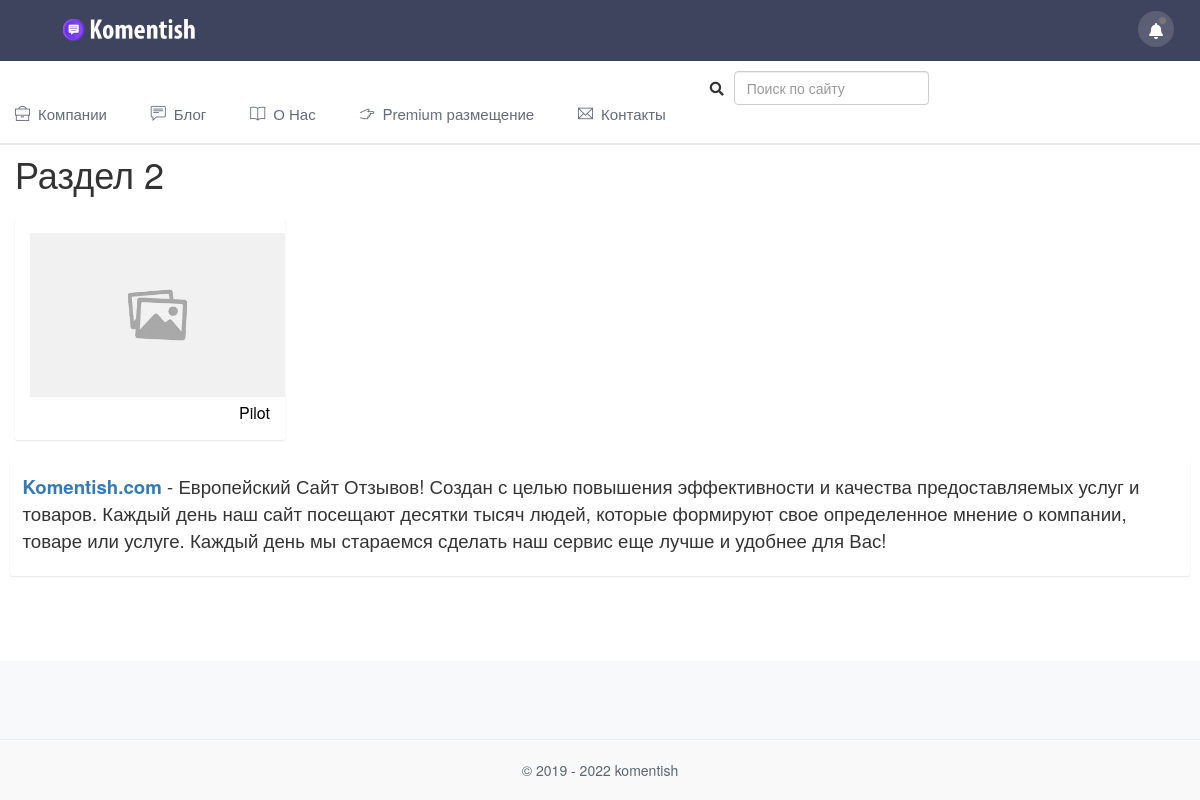
Page /divorced/2/Раздел-2 on the committed database.
### models.py (models this page shows, shortened)
class Divorced(db.Model):
    id = db.Column(db.Integer, primary_key=True)
    title = db.Column(db.String(160))
    image = db.Column(db.String(100), nullable=True)
    slug = db.Column(db.String(140), unique=True)
    companys = db.relationship("Company", backref=db.backref('divorced'))

class Company(db.Model):
    id = db.Column(db.Integer, primary_key=True)
    title = db.Column(db.String(160))
    image = db.Column(db.String(100), nullable=True)
    slug = db.Column(db.String(140), unique=True)
    href = db.Column(db.String(100), nullable=True)
    content = db.Column(db.Text)
    map = db.Column(db.Text)
    comments = db.relationship("Comments", backref=db.backref('company'))
    divorced_id = db.Column(db.Integer, db.ForeignKey('divorced.id'), nullable=False)

### view.py (the view)
@app.route('/divorced/<int:id>/<slug>')
def divorced_detail(id, slug):
    divorced = Divorced.query.filter(Divorced.slug == slug).first()
    divorced_f = Divorced.query.filter(Divorced.id == id).first()
    return render_template('divorced_detail.html', divorced_f=divorced_f, divorced=divorced)

### templates/divorced_detail.html (shortened to what this page needs)
{% extends 'base.html' %}
{% block content %}
            <div class="row">
                <div class="col-sm-12">
                    <div class="page-title-box">
                        <div class="row align-items-center">
                            <div class="col-md-8">
                                <h1 class="page-title m-0"> {{ divorced.title }}</h1>
                            </div>
                        </div>
                    </div>
                </div>
            </div>
            <div class="row">
            {% for i in divorced_f.companys|sort(attribute='id', reverse = True) %}
                 <div class="col-sm-6 col-xl-3">
                    <div class="card">
                        <div class="card-heading p-4">
                            <div>
                               <a href="{{ url_for('company', slug=i.slug, id=i.id) }}"><img src="{{ url_for('static', filename=i.image) }}" alt="{{ i.title }}" width="255"/></a>
                                <div class="float-right">
                                    <p class="text-muted mb-0 mt-2" style="font-size:16px; color:#000!important;">{{ i.title }}</p>
                                </div>
                            </div>
                        </div>
                    </div>
                </div>
            {% endfor %}
            </div>
            <div class="row">
                <div class="col-xl-12">
                    <div class="card">
                        <div class="card-body">
							<p><span style="font-size: 14pt;"><strong><a href="https://komentish.com/">Komentish.com</a></strong> - Европейский Сайт Отзывов! Создан с целью повышения эффективности и качества предоставляемых услуг и товаров. Каждый день наш сайт посещают десятки тысяч людей, которые формируют свое определенное мнение о компании, товаре или услуге. Каждый день мы стараемся сделать наш сервис еще лучше и удобнее для Вас!</span></p>
                        </div>
                    </div>
                </div>
            </div>
{% endblock %}

### static/assets/css/style.css (style rules this page uses)
body { background: #f8f9fa; font-family: "Nunito", sans-serif; margin: 0; font-size: 14px; }
html { overflow-x: hidden; position: relative; min-height: 100%; background: #f8f9fa; }
h1, h2, h3, h4, h5, h6 { color: #3e445e; font-weight: bold; margin: 10px 0; }
h1 { line-height: 43px; font-size: 36px; }
* { outline: none !important; }
.row { margin-right: -10px; margin-left: -10px; }
.col, .col-1, .col-10, .col-11, .col-12, .col-2, .col-3, .col-4, .col-5, .col-6, .col-7, .col-8, .col-9, .col-auto, .col-lg, .col-lg-1, .col-lg-10, .col-lg-11, .col-lg-12, .col-lg-2, .col-lg-3, .col-lg-4, .col-lg-5, .col-lg-6, .col-lg-7, .col-lg-8, .col-lg-9, .col-lg-auto, .col-md, .col-md-1, .col-md-10, .col-md-11, .col-md-12, .col-md-2, .col-md-3, .col-md-4, .col-md-5, .col-md-6, .col-md-7, .col-md-8, .col-md-9, .col-md-auto, .col-sm, .col-sm-1, .col-sm-10, .col-sm-11, .col-sm-12, .col-sm-2, .col-sm-3, .col-sm-4, .col-sm-5, .col-sm-6, .col-sm-7, .col-sm-8, .col-sm-9, .col-sm-auto, .col-xl, .col-xl-1, .col-xl-10, .col-xl-11, .col-xl-12, .col-xl-2, .col-xl-3, .col-xl-4, .col-xl-5, .col-xl-6, .col-xl-7, .col-xl-8, .col-xl-9, .col-xl-auto { padding-left: 10px; padding-right: 10px; }
.text-muted { color: #a5a7b2 !important; }
.m-0 { margin: 0px !important; }
.card { border: none; -webkit-box-shadow: 0px 1px 2px 0px rgba(0, 0, 0, 0.1); box-shadow: 0px 1px 2px 0px rgba(0, 0, 0, 0.1); margin-bottom: 20px; }
.card .card-heading { border: none !important; padding: 10px 20px; }
body { padding-bottom: 65px; }
.page-title-box { padding: 24px 0px; }

### rows in the picture
Divorced: title "Раздел 2"
Company: image (placeholder picture), title "Pilot"
